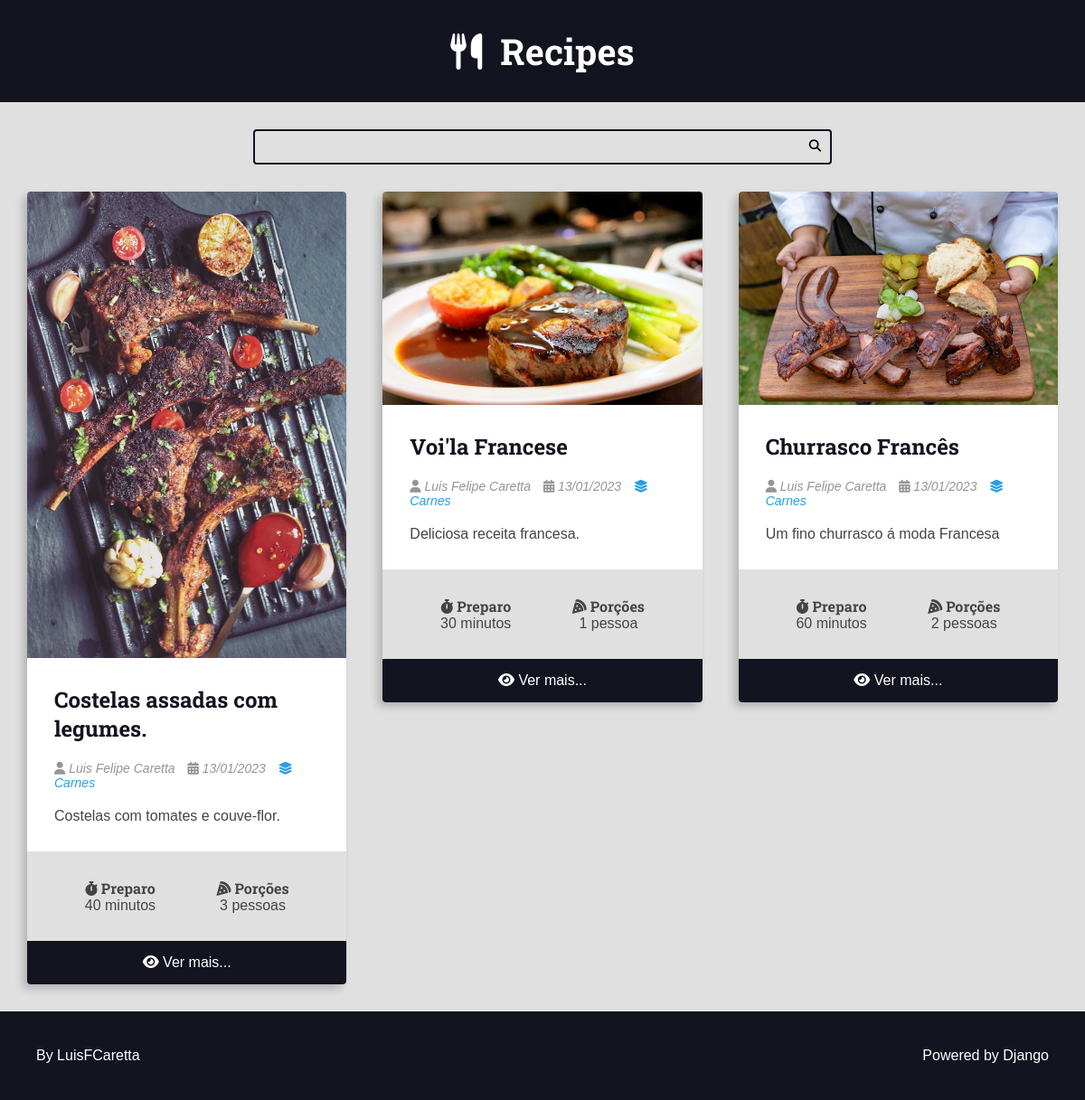
/recipes/category/2/, run on the app's committed database.
### recipes/models.py (models this page shows, shortened)
class Recipe(models.Model):
    title = models.CharField(max_length=65)
    description = models.CharField(max_length=165)
    slug = models.SlugField(unique=True)
    preparation_time = models.IntegerField()
    preparation_time_unit = models.CharField(max_length=65)
    servings = models.IntegerField()
    servings_unit = models.CharField(max_length=65)
    preparation_steps = models.TextField()
    preparation_steps_is_html = models.BooleanField(default=False)
    created_at = models.DateTimeField(auto_now_add=True)
    updated_at = models.DateTimeField(auto_now=True)
    is_published = models.BooleanField(default=False)
    cover = models.ImageField(upload_to='recipes/covers/%Y/%m/%d/', blank=True,
    default='')
    category = models.ForeignKey(Category, on_delete=models.SET_NULL, null=True,
    blank=True, default=None)
    author = models.ForeignKey(User, on_delete=models.SET_NULL, null=True)

class Category(models.Model):
    name = models.CharField(max_length=65)

### recipes/views.py (the view)
# urls.py: path('recipes/category/<int:category_id>/', views.category, name="category"),
def category(request, category_id):
    recipes = get_list_or_404(
        Recipe.objects.filter(
            category__id=category_id,
            is_published=True
            ).order_by('-id')
    )
    context = {
        'recipes': recipes,
        'title': f'{recipes[0].category.name} - Category | ',
    }
    return render(request, 'recipes/pages/category.html', context)

### recipes/templates/recipes/pages/category.html (shortened to what this page needs)
{% extends 'global/base.html' %}
{% block content %}
    <div class="main-content main-content-list container">
        {% for recipe in recipes %}
            {% include 'recipes/partials/recipe.html' %}
        {% endfor %}
    </div>
{% endblock %}

### base_templates/global/base.html (shortened to what this page needs)
{% include 'recipes/partials/head.html' %}
<!DOCTYPE html>
<html lang="pt-BR">
<head>
</head>
<body>
    {% include 'recipes/partials/header.html' %}
    {% include 'recipes/partials/search.html' %}
    <main class="main-content-container">
        {% block content %}
        {% endblock %}
    </main>
    {% include 'recipes/partials/footer.html' %}
</body>
</html>

### recipes/templates/recipes/partials/head.html (shortened to what this page needs)
{% load static %}
<link rel="stylesheet" href="https://cdnjs.cloudflare.com/ajax/libs/font-awesome/6.2.1/css/fontawesome.min.css" />
<link rel="stylesheet" href="https://cdnjs.cloudflare.com/ajax/libs/font-awesome/6.2.1/css/brands.min.css" />
<link rel="stylesheet" href="https://cdnjs.cloudflare.com/ajax/libs/font-awesome/6.2.1/css/solid.min.css" />
<link rel="stylesheet" href="{% static 'recipes/css/styles.css' %}" type="text/css" media="all" />

### recipes/templates/recipes/partials/header.html
<header class="main-header-container">
    <div class="container">
	    <h1>
	        <a class="main-logo" href="{% url 'recipes:home' %}">
    	        <i class="fas fa-utensils main-logo-icon"></i>
	            <span class="main-logo-text">Recipes</span>
	        </a>
	   </h1>
    </div>
</header>

### recipes/templates/recipes/partials/search.html
 <div class="search-container">
     <div class="container">
        <form class="search-form" action="{% url 'recipes:search' %}" method="GET" accept-charset="utf-8">
            <input type="search" class="search-input" name="q" value="{{ search_term }}" required/>
            <button type="submit" class="search-button"><i class="fas fa-search"></i></button>
        </form>
     </div>
 </div>

### recipes/templates/recipes/partials/recipe.html (shortened to what this page needs)
<div class="recipe recipe-list-item">
    {% if recipe.cover %}
        <div class="recipe-cover">
        <a href="{% url 'recipes:recipe' recipe.id %}">
            <img src="{{ recipe.cover.url }}" alt="temporário" />
        </a>
    </div>
    {% endif %}
    <div class="recipe-title-container">
        <h2 class="recipe-title">
            <a href="{% url 'recipes:recipe' recipe.id %}">
                {{ recipe.title }}
            </a>
            </h2>
    </div>
    <div class="recipe-author">
        {% if recipe.author is not None %}
            <span class="recipe-author-item">
                <i class="fas fa-user"></i>
                {% if recipe.author.first_name %}
                    {{ recipe.author.first_name }} {{ recipe.author.last_name }}
                {% else %}
                    {{ recipe.author.username }}
                {% endif %}
            </span>
        {% endif %}
        <span class="recipe-author-item">
            <i class="fas fa-calendar-alt"></i>
            {{ recipe.created_at|date:"d/m/Y" }}
        </span>
        {% if recipe.category is not None %}
            <span class="recipe-author-item">
            <a href="{% url 'recipes:category' recipe.category.id %}">
                <i class="fas fa-layer-group"></i>
                <span>{{ recipe.category.name }}</span>
            </a>
        </span>
        {% endif %}
    </div>
    <div class="recipe-content">
        <p>{{ recipe.description }}</p>
    </div>
    <div class="recipe-meta-container">
        <div class="recipe-meta recipe-preparation">
            <h3 class="recipe-meta-title"><i class="fas
            fa-stopwatch"></i> Preparo</h3>
            <div class="recipe-meta-text">
                {{ recipe.preparation_time }} {{ recipe.preparation_time_unit }}
            </div>
        </div>
        <div class="recipe-meta recipe-servings">
            <h3 class="recipe-meta-title"><i class="fas
            fa-pizza-slice"></i> Porções</h3>
            <div class="recipe-meta-text">
                {{ recipe.servings }} {{ recipe.servings_unit }}
            </div>
        </div>
    </div>
    {% if is_detail_page is not True %}
        <footer class="recipe-footer">
            <a class="recipe-read-more button button-dark
            button-full-width" href="{% url 'recipes:recipe' recipe.id %}">
                <i class="fas fa-eye"></i>
                <span>Ver mais...</span>
            </a>
        </footer>
    {% endif %}
</div>

### recipes/templates/recipes/partials/footer.html
<footer class="main-footer">
    <div class="developer">
        <a href="https://www.github.com/LuisFCaretta" target="_blank"
        ref="noreferrer noopener">By LuisFCaretta</a>
    </div>
    <div class="powered">
        <a href="https://www.djangoproject.com/" target="_blank"
        ref="noreferrer noopener">Powered by Django</a>
    </div>
</footer>

### recipes/static/recipes/css/styles.css (style rules this page uses)
:root { --color-primary: #269fe6; --color-primary-hover: #2086c2; --color-primary-dark: #13141f; --color-primary-dark-hover: #212336; --color-primary-light: #d4ecfa; --color-primary-light-hover: #bdd8e7; --color-white: #fff; --color-black: #000; --color-dark-text: #444; --color-info-light: #cce5ff; --color-debug-light: #cce5ff; --color-success-light: #d4edda; --color-alert-light: #fff3cd; --color-warning-light: #fff3cd; --color-error-light: #f8d7da; --color-info-dark: #4d86c4; --color-debug-dark: #4d86c4; --color-success-dark: #4a9c5d; --color-alert-dark: #927f40; --color-warning-dark: #927f40; --color-error-dark: #da525d; --color-gray-0: #f9f9f9; --color-gray-1: #e0e0e0; --color-gray-2: #c7c7c7; --color-gray-3: #aeaeae; --color-gray-4: #959595; --color-gray-5: #7d7d7d; --color-gray-6: #646464; --color-gray-7: #4b4b4b; --color-gray-8: #323232; --color-gray-9: #191919; --font-primary: sans-serif; --font-headings: 'Roboto Slab', serif; --spacing-gutter-medium: 3rem; --spacing-gutter-large: 4rem; }
* { padding: 0; margin: 0; box-sizing: border-box; }
html { font-size: 62.5%; }
body { font-size: 1.6rem; font-family: var(--font-primary); background: var(--color-gray-1); color: var(--color-dark-text); }
h1, h2, h3, h4, h5, h6 { font-family: var(--font-headings); }
img { max-width: 100%; }
a { color: var(--color-primary); text-decoration: none; }
.container { max-width: 144rem; margin: 0 auto; padding: var(--spacing-gutter-medium); }
.main-header-container { background: var(--color-primary-dark); }
.main-logo { font-size: 4rem; color: var(--color-white); text-decoration: none; display: flex; flex-flow: row nowrap; align-items: center; justify-content: center; width: fit-content; margin: 0 auto; }
.main-logo-icon { margin-right: 2rem; }
.search-form { border: 0.2rem solid var(--color-primary-dark); max-width: 64rem; margin: 0 auto; border-radius: 0.4rem; position: relative; transition: all 300ms ease-in-out; }
.search-input, .search-button { border: none; background: none; outline: none; padding: 1rem; transition: all 300ms ease-in-out; }
.search-input { width: 100%; padding-right: 3rem; }
.search-button { position: absolute; top: 0; right: 0; }
.main-content { padding-top: 0; }
.main-content-list { display: grid; grid-template-columns: repeat(auto-fit, minmax(340px, 1fr)); gap: var(--spacing-gutter-large); }
.recipe { background: var(--color-white); box-shadow: -5px 5px 10px rgba(0, 0, 0, 0.2); transform: scale(1); transition: all 300ms ease-in-out; border-radius: 0.4rem; overflow: hidden; }
.recipe img { max-width: 100%; }
.recipe-list-item { max-width: 64rem; height: fit-content; }
.recipe-title-container { padding: var(--spacing-gutter-medium); padding-bottom: 2rem; }
.recipe-title-container a { text-decoration: none; color: var(--color-primary-dark); }
.recipe-author { padding: 0 var(--spacing-gutter-medium); }
.recipe-content { padding: var(--spacing-gutter-medium); padding-top: 2rem; }
.recipe-author-item { color: var(--color-gray-4); margin-right: 1rem; font-style: italic; font-size: 1.4rem; }
.recipe-author a { color: var(--color-primary); transition: all 300ms ease-in-out; text-decoration: none; }
.recipe-meta-container { display: flex; flex-flow: row wrap; padding: var(--spacing-gutter-medium); background: var(--color-gray-1); }
.recipe-meta { display: flex; flex-flow: column nowrap; flex-shrink: 1; flex-grow: 1; text-align: center; }
.recipe-meta-title { font-size: 1.6rem; }
.recipe-footer a { background: var(--color-primary-dark); display: block; color: var(--color-white); text-decoration: none; text-align: center; padding: 1.5rem var(--spacing-gutter-medium); transition: all 300ms ease-in-out; }
.main-footer { display: flex; align-items: center; justify-content: space-between; background: var(--color-primary-dark); color: var(--color-white); padding: var(--spacing-gutter-large); }
.main-footer a { color: var(--color-white); text-decoration: none; transition: all 300ms ease-in-out; }

### data on the page
Recipe: cover (picture), title "Costelas assadas com legumes.", author.first_name "Luis Felipe", author.last_name "Caretta", created_at "13/01/2023", category.name "Carnes", description "Costelas com tomates e couve-flor.", preparation_time "40", preparation_time_unit "minutos", servings "3", servings_unit "pessoas"
Recipe: cover (picture), title "Voi'la Francese", author.first_name "Luis Felipe", author.last_name "Caretta", created_at "13/01/2023", category.name "Carnes", description "Deliciosa receita francesa.", preparation_time "30", preparation_time_unit "minutos", servings "1", servings_unit "pessoa"
Recipe: cover (picture), title "Churrasco Francês", author.first_name "Luis Felipe", author.last_name "Caretta", created_at "13/01/2023", category.name "Carnes", description "Um fino churrasco á moda Francesa", preparation_time "60", preparation_time_unit "minutos", servings "2", servings_unit "pessoas"
